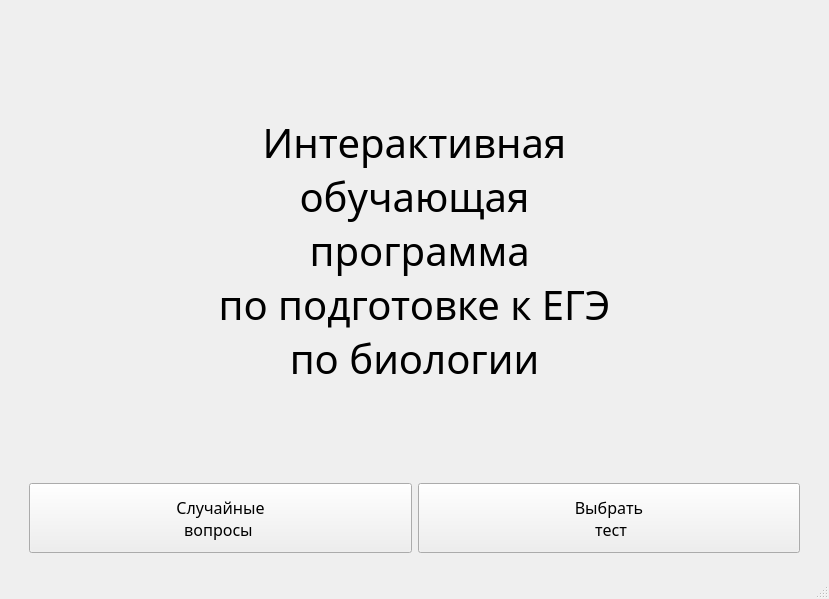
<?xml version="1.0" encoding="UTF-8"?>
<ui version="4.0">
 <class>MainWindow</class>
 <widget class="QMainWindow" name="MainWindow">
  <property name="geometry">
   <rect>
    <x>0</x>
    <y>0</y>
    <width>829</width>
    <height>599</height>
   </rect>
  </property>
  <property name="windowTitle">
   <string>MainWindow</string>
  </property>
  <property name="styleSheet">
   <string notr="true"/>
  </property>
  <widget class="QWidget" name="centralwidget">
   <layout class="QGridLayout" name="gridLayout_2">
    <item row="0" column="0">
     <layout class="QGridLayout" name="gridLayout">
      <property name="leftMargin">
       <number>20</number>
      </property>
      <property name="topMargin">
       <number>15</number>
      </property>
      <property name="rightMargin">
       <number>20</number>
      </property>
      <property name="bottomMargin">
       <number>15</number>
      </property>
      <item row="0" column="0">
       <widget class="QLabel" name="label">
        <property name="font">
         <font>
          <family>Monotype Corsiva</family>
          <pointsize>30</pointsize>
         </font>
        </property>
        <property name="text">
         <string>Интерактивная 
обучающая
 программа
по подготовке к ЕГЭ 
по биологии</string>
        </property>
        <property name="alignment">
         <set>Qt::AlignCenter</set>
        </property>
       </widget>
      </item>
      <item row="1" column="0">
       <layout class="QHBoxLayout" name="horizontalLayout">
        <item>
         <widget class="QPushButton" name="randomQuest">
          <property name="minimumSize">
           <size>
            <width>0</width>
            <height>70</height>
           </size>
          </property>
          <property name="font">
           <font>
            <family>Microsoft YaHei UI Light</family>
            <pointsize>12</pointsize>
           </font>
          </property>
          <property name="text">
           <string>Случайные
вопросы </string>
          </property>
         </widget>
        </item>
        <item>
         <widget class="QPushButton" name="choseTest">
          <property name="minimumSize">
           <size>
            <width>0</width>
            <height>70</height>
           </size>
          </property>
          <property name="font">
           <font>
            <family>Microsoft YaHei UI Light</family>
            <pointsize>12</pointsize>
           </font>
          </property>
          <property name="text">
           <string>Выбрать
 тест</string>
          </property>
         </widget>
        </item>
       </layout>
      </item>
     </layout>
    </item>
   </layout>
  </widget>
  <widget class="QMenuBar" name="menubar">
   <property name="geometry">
    <rect>
     <x>0</x>
     <y>0</y>
     <width>829</width>
     <height>20</height>
    </rect>
   </property>
  </widget>
  <widget class="QStatusBar" name="statusbar"/>
 </widget>
 <resources/>
 <connections/>
</ui>
